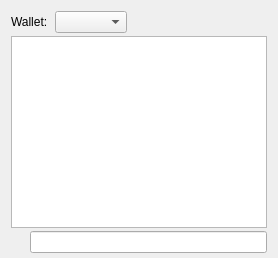
     <widget class="QWidget" name="tab_console">
      <attribute name="title">
       <string>&amp;Console</string>
      </attribute>
      <layout class="QVBoxLayout" name="verticalLayout_3">
       <property name="spacing">
        <number>3</number>
       </property>
       <property name="bottomMargin">
        <number>5</number>
       </property>
       <item>
        <layout class="QHBoxLayout" name="horizontalLayout">
         <property name="spacing">
          <number>4</number>
         </property>
         <item>
          <widget class="QLabel" name="WalletSelectorLabel">
           <property name="text">
            <string>Wallet: </string>
           </property>
          </widget>
         </item>
         <item>
          <widget class="QComboBox" name="WalletSelector"/>
         </item>
         <item>
          <spacer name="horizontalSpacer">
           <property name="orientation">
            <enum>Qt::Horizontal</enum>
           </property>
           <property name="sizeHint" stdset="0">
            <size>
             <width>40</width>
             <height>20</height>
            </size>
           </property>
          </spacer>
         </item>
         <item>
          <widget class="QPushButton" name="fontSmallerButton">
           <property name="maximumSize">
            <size>
             <width>24</width>
             <height>24</height>
            </size>
           </property>
           <property name="toolTip">
            <string>Decrease font size</string>
           </property>
           <property name="text">
            <string/>
           </property>
           <property name="icon">
            <iconset>
             <normaloff>:/icons/fontsmaller</normaloff>:/icons/fontsmaller</iconset>
           </property>
           <property name="iconSize">
            <size>
             <width>24</width>
             <height>16</height>
            </size>
           </property>
           <property name="autoDefault">
            <bool>false</bool>
           </property>
           <property name="flat">
            <bool>true</bool>
           </property>
          </widget>
         </item>
         <item>
          <widget class="QPushButton" name="fontBiggerButton">
           <property name="maximumSize">
            <size>
             <width>24</width>
             <height>24</height>
            </size>
           </property>
           <property name="toolTip">
            <string>Increase font size</string>
           </property>
           <property name="text">
            <string/>
           </property>
           <property name="icon">
            <iconset>
             <normaloff>:/icons/fontbigger</normaloff>:/icons/fontbigger</iconset>
           </property>
           <property name="iconSize">
            <size>
             <width>24</width>
             <height>16</height>
            </size>
           </property>
           <property name="autoDefault">
            <bool>false</bool>
           </property>
           <property name="flat">
            <bool>true</bool>
           </property>
          </widget>
         </item>
         <item>
          <widget class="QPushButton" name="clearButton">
           <property name="maximumSize">
            <size>
             <width>24</width>
             <height>24</height>
            </size>
           </property>
           <property name="toolTip">
            <string>Clear console</string>
           </property>
           <property name="layoutDirection">
            <enum>Qt::LeftToRight</enum>
           </property>
           <property name="text">
            <string/>
           </property>
           <property name="icon">
            <iconset>
             <normaloff>:/icons/remove</normaloff>:/icons/remove</iconset>
           </property>
           <property name="shortcut">
            <string notr="true">Ctrl+L</string>
           </property>
           <property name="autoDefault">
            <bool>false</bool>
           </property>
           <property name="flat">
            <bool>true</bool>
           </property>
          </widget>
         </item>
        </layout>
       </item>
       <item>
        <widget class="QTextEdit" name="messagesWidget">
         <property name="minimumSize">
          <size>
           <width>0</width>
           <height>100</height>
          </size>
         </property>
         <property name="readOnly">
          <bool>true</bool>
         </property>
         <property name="tabKeyNavigation" stdset="0">
          <bool>false</bool>
         </property>
         <property name="columnCount" stdset="0">
          <number>2</number>
         </property>
        </widget>
       </item>
       <item>
        <layout class="QHBoxLayout" name="horizontalLayoutPrompt">
         <property name="spacing">
          <number>3</number>
         </property>
         <item>
          <widget class="QPushButton" name="promptIcon">
           <property name="enabled">
            <bool>false</bool>
           </property>
           <property name="maximumSize">
            <size>
             <width>16</width>
             <height>24</height>
            </size>
           </property>
           <property name="text">
            <string/>
           </property>
           <property name="icon">
            <iconset>
             <normaloff>:/icons/prompticon</normaloff>
             <disabledoff>:/icons/prompticon</disabledoff>:/icons/prompticon</iconset>
           </property>
           <property name="iconSize">
            <size>
             <width>14</width>
             <height>14</height>
            </size>
           </property>
           <property name="autoDefault">
            <bool>false</bool>
           </property>
           <property name="flat">
            <bool>true</bool>
           </property>
          </widget>
         </item>
         <item>
          <widget class="QLineEdit" name="lineEdit">
           <property name="placeholderText">
            <string/>
           </property>
          </widget>
         </item>
        </layout>
       </item>
      </layout>
     </widget>
